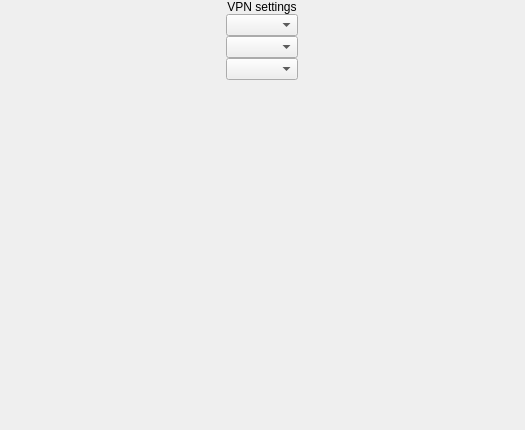
<?xml version="1.0" encoding="UTF-8"?>
<ui version="4.0">
 <class>SettingsScreen</class>
 <widget class="QWidget" name="SettingsScreen">
  <property name="geometry">
   <rect>
    <x>0</x>
    <y>0</y>
    <width>525</width>
    <height>430</height>
   </rect>
  </property>
  <property name="windowTitle">
   <string>Form</string>
  </property>
  <layout class="QVBoxLayout" name="verticalLayout">
   <property name="spacing">
    <number>0</number>
   </property>
   <property name="leftMargin">
    <number>0</number>
   </property>
   <property name="topMargin">
    <number>0</number>
   </property>
   <property name="rightMargin">
    <number>0</number>
   </property>
   <property name="bottomMargin">
    <number>0</number>
   </property>
   <item alignment="Qt::AlignHCenter">
    <widget class="QLabel" name="lbCaption">
     <property name="sizePolicy">
      <sizepolicy hsizetype="Fixed" vsizetype="Fixed">
       <horstretch>0</horstretch>
       <verstretch>0</verstretch>
      </sizepolicy>
     </property>
     <property name="text">
      <string>VPN settings</string>
     </property>
     <property name="alignment">
      <set>Qt::AlignCenter</set>
     </property>
    </widget>
   </item>
   <item alignment="Qt::AlignHCenter">
    <widget class="ComboBox" name="cbbLanguage">
     <property name="sizePolicy">
      <sizepolicy hsizetype="Fixed" vsizetype="Fixed">
       <horstretch>0</horstretch>
       <verstretch>0</verstretch>
      </sizepolicy>
     </property>
    </widget>
   </item>
   <item>
    <widget class="QWidget" name="wgtMarin_1" native="true"/>
   </item>
   <item alignment="Qt::AlignHCenter">
    <widget class="ComboBox" name="cbbUptime">
     <property name="sizePolicy">
      <sizepolicy hsizetype="Fixed" vsizetype="Fixed">
       <horstretch>0</horstretch>
       <verstretch>0</verstretch>
      </sizepolicy>
     </property>
    </widget>
   </item>
   <item>
    <widget class="QWidget" name="wgtMarin_4" native="true"/>
   </item>
   <item alignment="Qt::AlignHCenter">
    <widget class="ComboBox" name="cbbEncryption">
     <property name="sizePolicy">
      <sizepolicy hsizetype="Fixed" vsizetype="Fixed">
       <horstretch>0</horstretch>
       <verstretch>0</verstretch>
      </sizepolicy>
     </property>
    </widget>
   </item>
   <item>
    <spacer name="verticalSpacer">
     <property name="orientation">
      <enum>Qt::Vertical</enum>
     </property>
     <property name="sizeHint" stdset="0">
      <size>
       <width>20</width>
       <height>40</height>
      </size>
     </property>
    </spacer>
   </item>
  </layout>
 </widget>
 <customwidgets>
  <customwidget>
   <class>ComboBox</class>
   <extends>QComboBox</extends>
   <header>ComboBox.h</header>
  </customwidget>
 </customwidgets>
 <resources/>
 <connections/>
</ui>
